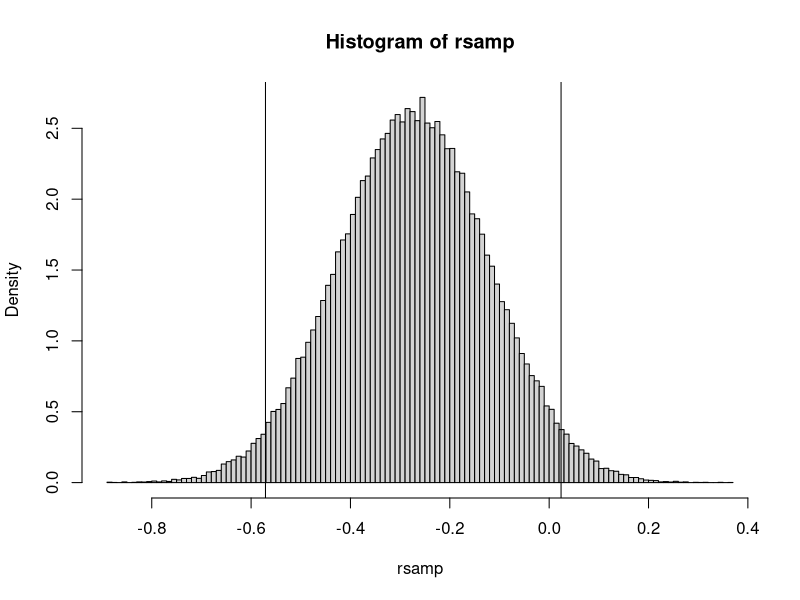
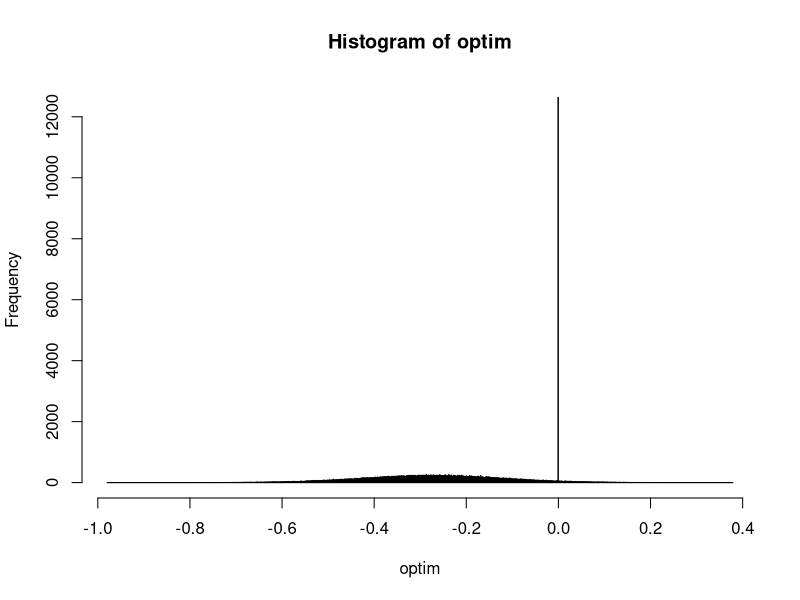
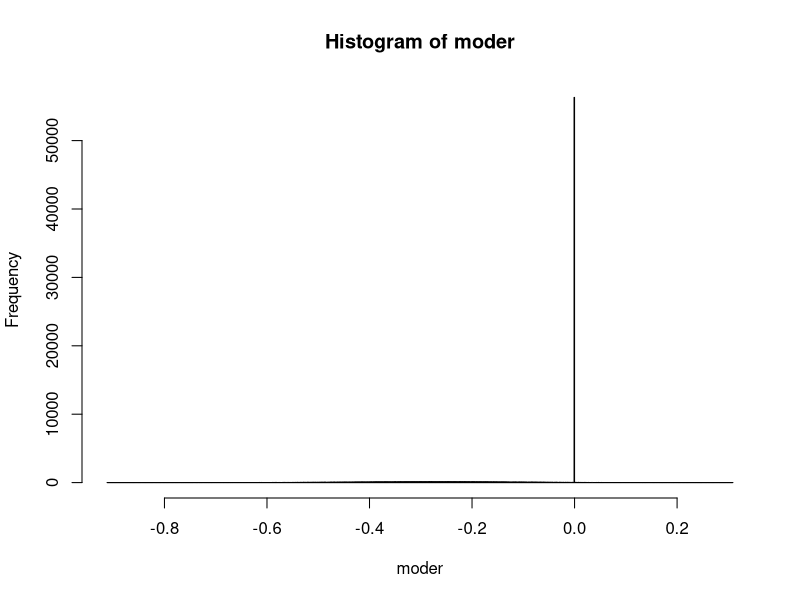
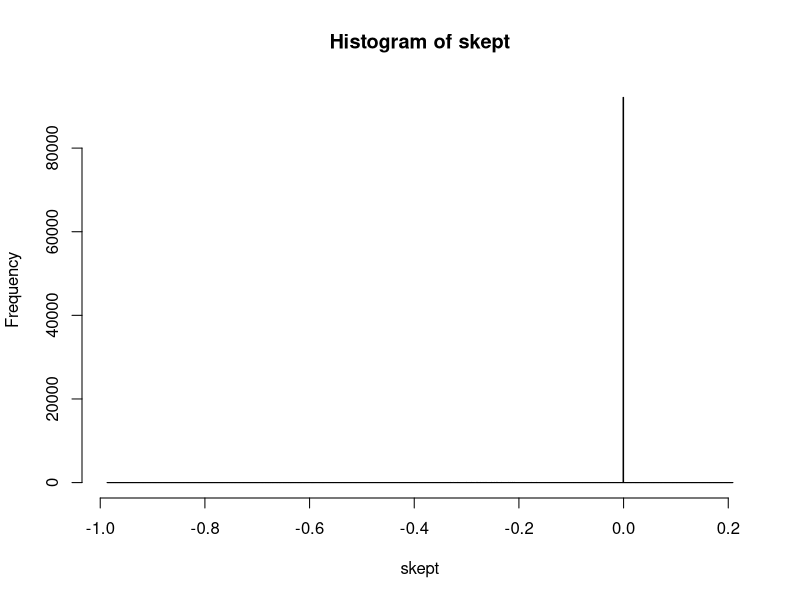

Reproduce these figures in R, in order.
## ---- chunk 1
##SE log OR

dataSE=sqrt(1/172+1/(344-172) + 1/194 + 1/(341-194))
post_mean=function(priormean,priorsd,datamean,datase){
  priorsd^2/(datase^2+priorsd^2)*datamean+datase^2/(datase^2+priorsd^2)*priormean}

post_var=function(priorsd,datase){
  1/(1/datase^2+1/priorsd^2)}

pm=post_mean(priormean = 0,priorsd = 1,datamean = -0.28,datase = dataSE)
pv=post_var(priorsd = 1,datase = dataSE)

## ---- chunk 2

rsamp=rnorm(100000,mean=pm,sd=sqrt(pv))

hist(rsamp,freq=F,nclass = 100)

a=qnorm(p =0.025,mean = pm,sd=sqrt(pv))
b=qnorm(p =0.975,mean = pm,sd=sqrt(pv))
abline(v=a)
abline(v=b)

## ---- chunk 3

###the marginal likelihood is N(0,\sigma_[0] + \sigma^2

sdlik=sqrt(1+dataSE^2)

optimistic=0.90*dnorm(-0.28,mean = 0,sd=sdlik)/(0.90*dnorm(-0.28,mean = 0,sd=sdlik)+0.10*dnorm(-0.28,mean = 0,sd=dataSE))

moderate=0.50*dnorm(-0.28,mean = 0,sd=sdlik)/(0.50*dnorm(-0.28,mean = 0,sd=sdlik)+0.50*dnorm(-0.28,mean = 0,sd=dataSE))

skeptical=0.10*dnorm(-0.28,mean = 0,sd=sdlik)/sum(0.10*dnorm(-0.28,mean = 0,sd=sdlik)+0.90*dnorm(-0.28,mean = 0,sd=dataSE))
## ---- chunk 4
dm=-0.28
nsim=100000
sims=rbinom(n=nsim,1,prob=0.5)
optim=NULL
for(i in 1:nsim){
  a=rbinom(n=1,1,prob=optimistic)
  pm=post_mean(priormean=0,priorsd=a*1,datamean=dm,datase=dataSE)
  ps=sqrt(post_var(priorsd = a*1,datase = dataSE))
  b=rnorm(1,mean=pm,sd=ps)
 optim[i]=b
}

hist(optim,nclass=1000)


moder=NULL
for(i in 1:nsim){
  a=rbinom(n=1,1,prob=moderate)
  pm=post_mean(priormean=0,priorsd=a*1,datamean=dm,datase=dataSE)
  ps=sqrt(post_var(priorsd = a*1,datase = dataSE))
  b=rnorm(1,mean=pm,sd=ps)
  moder[i]=b
}

hist(moder,nclass=1000)


skept=NULL
for(i in 1:nsim){
  a=rbinom(n=1,1,prob=skeptical)
  pm=post_mean(priormean=0,priorsd=a*1,datamean=dm,datase=dataSE)
  ps=sqrt(post_var(priorsd = a*1,datase = dataSE))
  b=rnorm(1,mean=pm,sd=ps)
 skept[i]=b
}

hist(skept,nclass=1000)
## ---- chunk 5
quantile(optim,prob=c(0.025,0.5,0.975))
quantile(moder,prob=c(0.025,0.5,0.975))
quantile(skept,prob=c(0.025,0.5,0.975))


